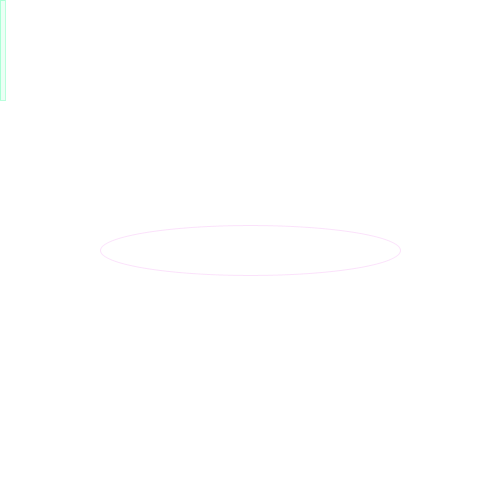
Frame 1 (no input)
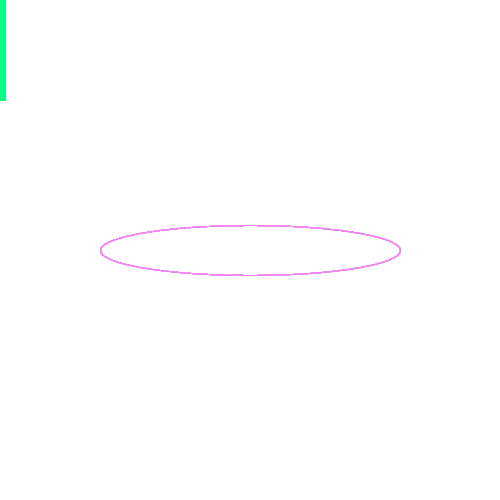
Frame 60 (the mouse pressed at the canvas centre just before this capture)
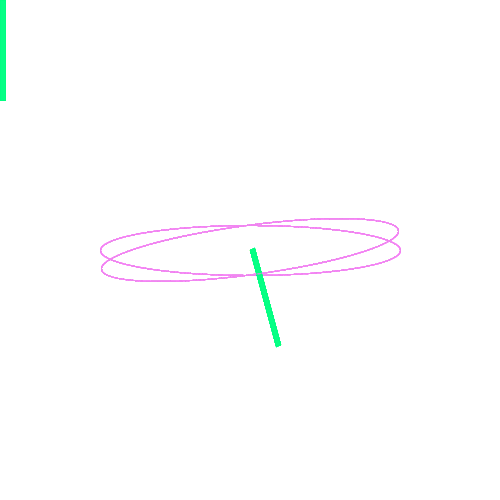
Frame 120 (the mouse held since frame 60 and released just before this capture)

The Processing sketch that drew these frames (run headless with seeded random() and noise(); from frame 60 on, the mouse is pressed at the canvas centre):

// Processing sketch: processing_142649
// ── processing_142649.pde

void setup()
{
  size(500, 500);
  background(255);
  
}

void draw()
{
  //background(225);
 
  
  pushMatrix();
  translate(width/2, height/2);
  stroke(238, 130, 238, 60);
  noFill();
  rotate(mouseX/10.0);
  ellipse(0, 0, 300, 50);
  popMatrix();
  resetMatrix();
  
 pushMatrix();
  translate(mouseX, mouseY);
  stroke(0, 255, 127, 70);
  fill(0, 255, 127, 20);
  rotate(mouseX/5.0);
  rect(0, 0, 5, 100);
  popMatrix();
  
 
}  
